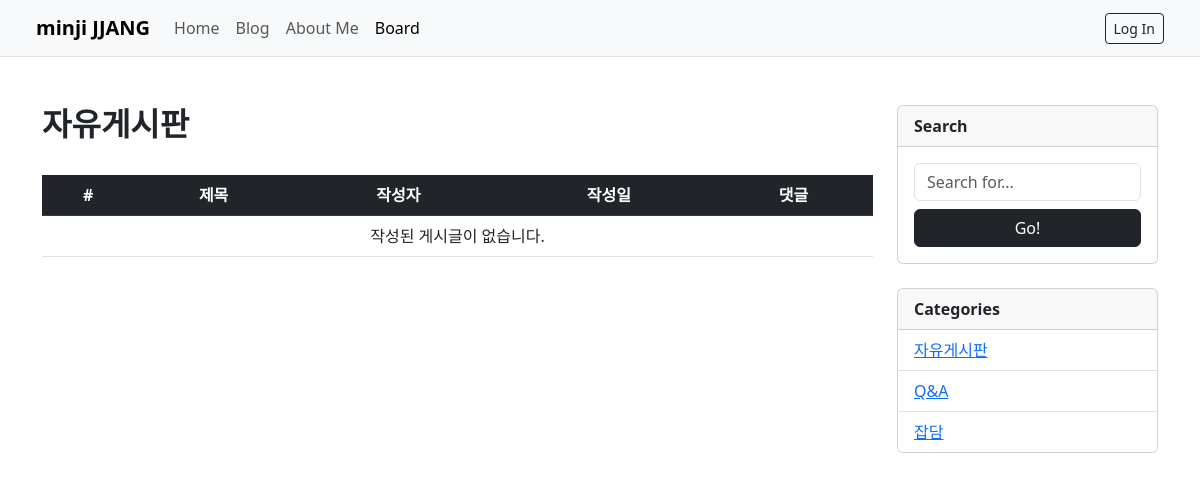
Page /board/ on the earlier database version.
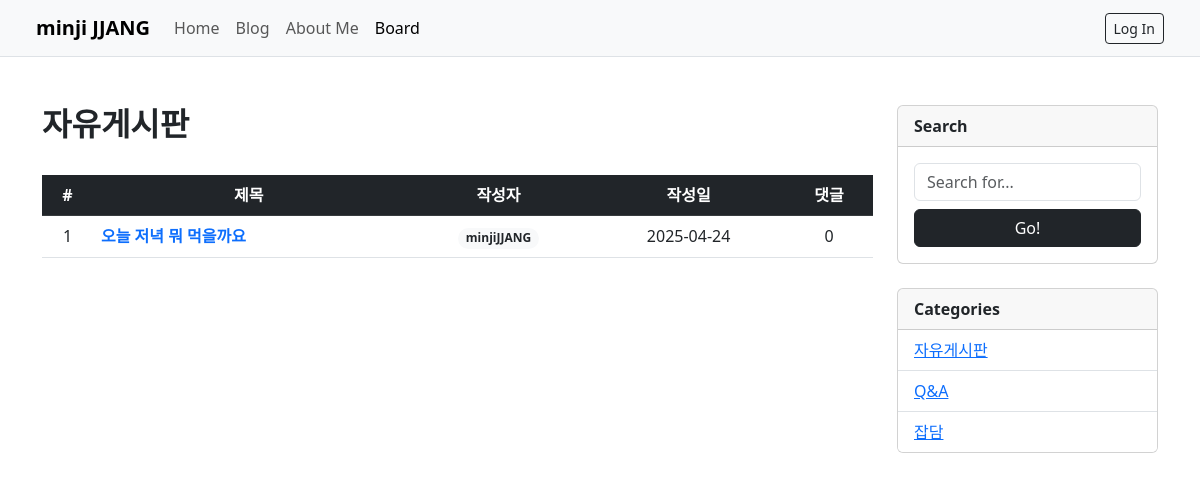
Same page on the later database version.
### board/models.py (models this page shows, shortened)
class Post(models.Model):
    title = models.CharField(max_length=200)
    content = models.TextField()
    author = models.ForeignKey(User, on_delete=models.CASCADE)
    created_at = models.DateTimeField(auto_now_add=True)
    category = models.CharField(
        max_length=20,
        choices=[
            ('자유게시판', '자유게시판'),
            ('Q&A', 'Q&A'),
            ('잡담', '잡담')
        ],
        default='자유게시판'
    )

### board/views.py (the view)
# urls.py: path('', views.board_list, name='board_list'),
def board_list(request):
    posts = Post.objects.all().order_by('-created_at')
    q = request.GET.get('q', '')
    if q:
        posts = posts.filter(title__icontains=q)
    category = request.GET.get('category', '')
    if category:
       posts = posts.filter(category=category)
    return render(request, 'board/board_list.html', {'posts': posts})

### templates/board/board_list.html (shortened to what this page needs)
<!DOCTYPE html>
<html lang="ko">
<head>
  <link href="https://cdn.jsdelivr.net/npm/bootstrap@5.3.0/dist/css/bootstrap.min.css" rel="stylesheet">
</head>
<body>
  <nav class="navbar navbar-expand-lg navbar-light bg-light border-bottom px-4">
    <div class="container-fluid">
      <a class="navbar-brand fw-bold" href="/">minji JJANG</a>
      <div class="collapse navbar-collapse">
        <ul class="navbar-nav me-auto mb-2 mb-lg-0">
          <li class="nav-item"><a class="nav-link" href="/">Home</a></li>
          <li class="nav-item"><a class="nav-link" href="/blog/">Blog</a></li>
          <li class="nav-item"><a class="nav-link" href="/about/">About Me</a></li>
          <li class="nav-item"><a class="nav-link active" href="/board/">Board</a></li>
        </ul>
        <div>
          {% if user.is_authenticated %}
            <a class="btn btn-outline-dark btn-sm" href="/accounts/logout/">Log Out</a>
          {% else %}
            <a class="btn btn-outline-dark btn-sm" href="/accounts/login/">Log In</a>
          {% endif %}
        </div>
      </div>
    </div>
  </nav>
<div class="container mt-5">
  <div class="row">
    <div class="col-lg-9">
      <div class="d-flex justify-content-between align-items-center mb-4">
        <h2 class="fw-bold">자유게시판</h2>
      </div>
      <table class="table table-hover text-center align-middle">
        <thead class="table-dark">
          <tr>
            <th>#</th>
            <th>제목</th>
            <th>작성자</th>
            <th>작성일</th>
            <th>댓글</th>
          </tr>
        </thead>
        <tbody>
          {% for post in posts %}
          <tr>
            <td>{{ post.id }}</td>
            <td class="text-start">
              <a href="{% url 'board_detail' post.pk %}" class="text-decoration-none fw-bold">
                {{ post.title }}
              </a>
            </td>
            <td><span class="badge rounded-pill bg-light text-dark fw-semibold">{{ post.author.username }}</span></td>
            <td>{{ post.created_at|date:"Y-m-d" }}</td>
            <td>{{ post.comments.count }}</td>
          </tr>
          {% empty %}
          <tr>
            <td colspan="5">작성된 게시글이 없습니다.</td>
          </tr>
          {% endfor %}
        </tbody>
      </table>
    </div>
    <div class="col-lg-3">
      <div class="card mb-4">
        <div class="card-header fw-bold">Search</div>
        <div class="card-body">
          <form method="get" action="{% url 'board_list' %}">
            <input type="text" name="q" class="form-control mb-2" placeholder="Search for...">
            <button type="submit" class="btn btn-dark w-100">Go!</button>
          </form>
        </div>
      </div>
      <div class="card">
        <div class="card-header fw-bold">Categories</div>
        <ul class="list-group list-group-flush">
          <li class="list-group-item"><a href="?category=자유게시판">자유게시판</a></li>
          <li class="list-group-item"><a href="?category=Q&A">Q&A</a></li>
          <li class="list-group-item"><a href="?category=잡담">잡담</a></li>
        </ul>
      </div>
    </div>
  </div>
</div>
<!DOCTYPE html>
<html lang="ko">
<head>
  <link href="https://cdn.jsdelivr.net/npm/bootstrap@5.3.0/dist/css/bootstrap.min.css" rel="stylesheet">
</head>
<body>
  <div class="container py-5">
  </div>
</body>
</html>

Differences in the rows shown:
added Post: id "1", title "오늘 저녁 뭐 먹을까요", author.username "minjiJJANG", created_at "2025-04-24", comments.count "0"
Other differences:
text no longer shown: "작성된 게시글이 없습니다."
